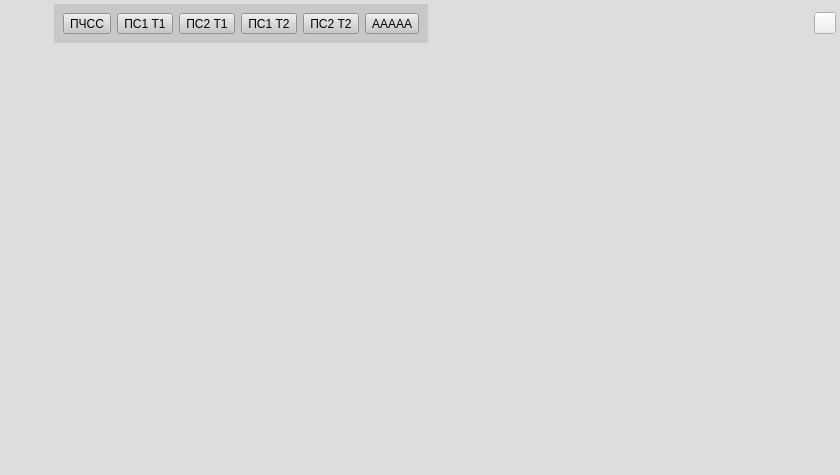
<?xml version="1.0" encoding="UTF-8"?>
<ui version="4.0">
 <class>GLIndicatorWidget</class>
 <widget class="QWidget" name="GLIndicatorWidget">
  <property name="geometry">
   <rect>
    <x>0</x>
    <y>0</y>
    <width>840</width>
    <height>475</height>
   </rect>
  </property>
  <property name="windowTitle">
   <string>Form</string>
  </property>
  <property name="styleSheet">
   <string notr="true"/>
  </property>
  <layout class="QGridLayout" name="gridLayout_7">
   <property name="leftMargin">
    <number>0</number>
   </property>
   <property name="topMargin">
    <number>0</number>
   </property>
   <property name="rightMargin">
    <number>0</number>
   </property>
   <property name="bottomMargin">
    <number>0</number>
   </property>
   <property name="spacing">
    <number>0</number>
   </property>
   <item row="0" column="0">
    <widget class="QFrame" name="frame">
     <property name="styleSheet">
      <string notr="true">QFrame {
  background-color: rgb(221, 221, 221);
}</string>
     </property>
     <property name="frameShape">
      <enum>QFrame::NoFrame</enum>
     </property>
     <property name="frameShadow">
      <enum>QFrame::Plain</enum>
     </property>
     <layout class="QVBoxLayout" name="verticalLayout">
      <property name="spacing">
       <number>2</number>
      </property>
      <property name="leftMargin">
       <number>1</number>
      </property>
      <property name="topMargin">
       <number>1</number>
      </property>
      <property name="rightMargin">
       <number>1</number>
      </property>
      <property name="bottomMargin">
       <number>1</number>
      </property>
      <item>
       <layout class="QHBoxLayout" name="horizontalLayout_3">
        <property name="leftMargin">
         <number>3</number>
        </property>
        <property name="topMargin">
         <number>3</number>
        </property>
        <property name="rightMargin">
         <number>3</number>
        </property>
        <property name="bottomMargin">
         <number>3</number>
        </property>
        <item>
         <spacer name="horizontalSpacer_5">
          <property name="orientation">
           <enum>Qt::Horizontal</enum>
          </property>
          <property name="sizeType">
           <enum>QSizePolicy::Minimum</enum>
          </property>
          <property name="sizeHint" stdset="0">
           <size>
            <width>50</width>
            <height>20</height>
           </size>
          </property>
         </spacer>
        </item>
        <item>
         <widget class="QFrame" name="frame_2">
          <property name="minimumSize">
           <size>
            <width>0</width>
            <height>0</height>
           </size>
          </property>
          <property name="maximumSize">
           <size>
            <width>16777215</width>
            <height>40</height>
           </size>
          </property>
          <property name="styleSheet">
           <string notr="true">background-color: rgb(200,200,200);</string>
          </property>
          <property name="frameShape">
           <enum>QFrame::NoFrame</enum>
          </property>
          <property name="frameShadow">
           <enum>QFrame::Plain</enum>
          </property>
          <layout class="QHBoxLayout" name="horizontalLayout_2">
           <item>
            <widget class="QToolButton" name="pchToolButton">
             <property name="text">
              <string>ПЧСС</string>
             </property>
             <property name="checkable">
              <bool>true</bool>
             </property>
            </widget>
           </item>
           <item>
            <widget class="QToolButton" name="ps1t1ToolButton">
             <property name="text">
              <string>ПС1 T1</string>
             </property>
             <property name="checkable">
              <bool>true</bool>
             </property>
            </widget>
           </item>
           <item>
            <widget class="QToolButton" name="ps2t1ToolButton">
             <property name="text">
              <string>ПС2 T1</string>
             </property>
             <property name="checkable">
              <bool>true</bool>
             </property>
            </widget>
           </item>
           <item>
            <widget class="QToolButton" name="ps1t2ToolButton">
             <property name="text">
              <string>ПС1 T2</string>
             </property>
             <property name="checkable">
              <bool>true</bool>
             </property>
            </widget>
           </item>
           <item>
            <widget class="QToolButton" name="ps2t2ToolButton">
             <property name="text">
              <string>ПС2 T2</string>
             </property>
             <property name="checkable">
              <bool>true</bool>
             </property>
            </widget>
           </item>
           <item>
            <widget class="QToolButton" name="toolButton">
             <property name="text">
              <string>ААААА</string>
             </property>
            </widget>
           </item>
          </layout>
         </widget>
        </item>
        <item>
         <spacer name="horizontalSpacer_2">
          <property name="orientation">
           <enum>Qt::Horizontal</enum>
          </property>
          <property name="sizeHint" stdset="0">
           <size>
            <width>40</width>
            <height>20</height>
           </size>
          </property>
         </spacer>
        </item>
        <item>
         <widget class="QToolButton" name="countToolButton">
          <property name="minimumSize">
           <size>
            <width>22</width>
            <height>22</height>
           </size>
          </property>
          <property name="maximumSize">
           <size>
            <width>22</width>
            <height>22</height>
           </size>
          </property>
          <property name="toolTip">
           <string>Выбора числа виджетов ШП (1 или 2)</string>
          </property>
          <property name="text">
           <string/>
          </property>
          <property name="icon">
           <iconset resource="../../../resources.qrc">
            <normaloff>:/icons/arrow-double-up-down-32.png</normaloff>:/icons/arrow-double-up-down-32.png</iconset>
          </property>
         </widget>
        </item>
       </layout>
      </item>
      <item>
       <widget class="QStackedWidget" name="stackedWidget">
        <property name="currentIndex">
         <number>5</number>
        </property>
        <widget class="QWidget" name="page">
         <layout class="QGridLayout" name="gridLayout">
          <property name="leftMargin">
           <number>1</number>
          </property>
          <property name="topMargin">
           <number>1</number>
          </property>
          <property name="rightMargin">
           <number>1</number>
          </property>
          <property name="bottomMargin">
           <number>1</number>
          </property>
          <item row="0" column="0">
           <widget class="GraphicValue" name="widget" native="true"/>
          </item>
         </layout>
        </widget>
        <widget class="QWidget" name="page_2">
         <layout class="QGridLayout" name="gridLayout_2">
          <property name="leftMargin">
           <number>1</number>
          </property>
          <property name="topMargin">
           <number>1</number>
          </property>
          <property name="rightMargin">
           <number>1</number>
          </property>
          <property name="bottomMargin">
           <number>1</number>
          </property>
          <item row="0" column="0">
           <widget class="GraphicValue" name="widget_2" native="true"/>
          </item>
         </layout>
        </widget>
        <widget class="QWidget" name="page_3">
         <layout class="QGridLayout" name="gridLayout_3">
          <property name="leftMargin">
           <number>1</number>
          </property>
          <property name="topMargin">
           <number>1</number>
          </property>
          <property name="rightMargin">
           <number>1</number>
          </property>
          <property name="bottomMargin">
           <number>1</number>
          </property>
          <item row="0" column="0">
           <widget class="GraphicValue" name="widget_3" native="true"/>
          </item>
         </layout>
        </widget>
        <widget class="QWidget" name="page_4">
         <layout class="QGridLayout" name="gridLayout_4">
          <property name="leftMargin">
           <number>1</number>
          </property>
          <property name="topMargin">
           <number>1</number>
          </property>
          <property name="rightMargin">
           <number>1</number>
          </property>
          <property name="bottomMargin">
           <number>1</number>
          </property>
          <item row="0" column="0">
           <widget class="GraphicValue" name="widget_4" native="true"/>
          </item>
         </layout>
        </widget>
        <widget class="QWidget" name="page_5">
         <layout class="QGridLayout" name="gridLayout_5">
          <property name="leftMargin">
           <number>1</number>
          </property>
          <property name="topMargin">
           <number>1</number>
          </property>
          <property name="rightMargin">
           <number>1</number>
          </property>
          <property name="bottomMargin">
           <number>1</number>
          </property>
          <item row="0" column="0">
           <widget class="GraphicValue" name="widget_5" native="true"/>
          </item>
         </layout>
        </widget>
        <widget class="QWidget" name="page_6">
         <layout class="QGridLayout" name="gridLayout_6">
          <property name="leftMargin">
           <number>1</number>
          </property>
          <property name="topMargin">
           <number>1</number>
          </property>
          <property name="rightMargin">
           <number>1</number>
          </property>
          <item row="0" column="0">
           <widget class="GraphicValue" name="widget_6" native="true"/>
          </item>
         </layout>
        </widget>
       </widget>
      </item>
     </layout>
    </widget>
   </item>
  </layout>
 </widget>
 <customwidgets>
  <customwidget>
   <class>GraphicValue</class>
   <extends>QWidget</extends>
   <header location="global">GraphicValue.h</header>
   <container>1</container>
  </customwidget>
 </customwidgets>
 <resources>
  <include location="../../../resources.qrc"/>
 </resources>
 <connections/>
</ui>
